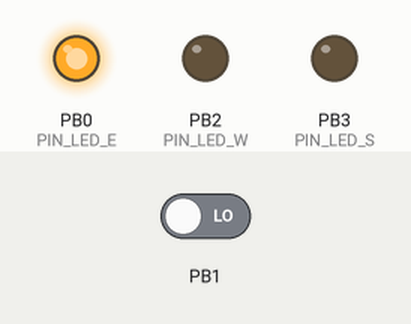
The program below on a simulated ATtiny13, built with avr-gcc and emulated at 1.2 MHz. Shown: output pins drawn as LEDs (lit = HIGH). The inputs (shaded band) are chosen by the test bench; at power-on: PB1 LOW. Sleep ends after the set time or at an interrupt.

Above: at 0.24 s.
At 0.72 s:
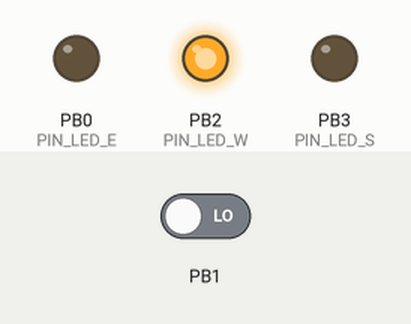
At 1.3 s:
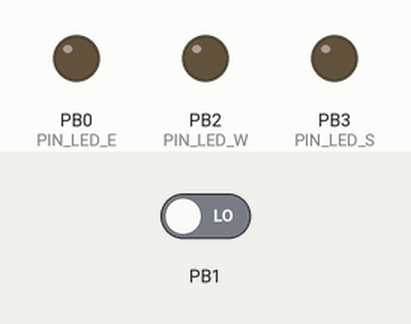
Timing chart, 0 to 2.8 s (numbered marks = the images above):
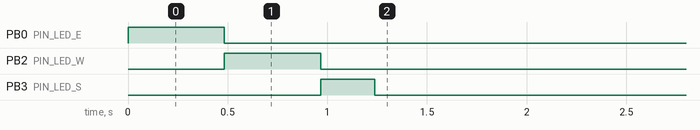

Measured:
- by itself, PB0 (PIN_LED_E): LOW → HIGH at 0.00 s, → LOW 0.48 s later
- by itself, PB2 (PIN_LED_W): LOW → HIGH at 0.48 s, → LOW 0.48 s later
- by itself, PB3 (PIN_LED_S): LOW → HIGH at 0.97 s, → LOW 0.27 s later

The program:

main.c
```c
/*
 * Zeepdispenser.c
 *
 * Created: 18/12/2019 01:50:09
 * Author : Jordy
 */

#define F_CPU 1200000UL

#include <avr/io.h>
#include <avr/interrupt.h>
#include <avr/sleep.h>


// Fuses: Low = 0x6A, High = 0xFF

//#define PIN_BUTTON  PB3
#define PIN_LED_E   PB0
#define PIN_LED_W   PB2
#define PIN_LED_S   PB3

// Teller variabele
volatile unsigned long ulMil = 0;

void doSleep()
{
	// Interrupt aanzetten (knopje onder de beugel die de MCU wekt)
	GIMSK |= (1 << INT0);
	// Sleep mode instellen op 'Power down'
	MCUCR |= (1 << SM1);

	// Slaapfunctie aanzetten in MCUCR (Een slaapliedje zingen :P)
	sleep_enable();

	// Welterusten!
	sleep_cpu();
	//////////////////////////////////////////////////////////////////////////
	// CPU gaat hier verder als deze ontwaakt. Goeiemorgen!

	// Interrupt uitzetten
	GIMSK &= ~(1 << INT0);
	// Slaapfunctie uitzetten
	sleep_disable();
}

int main(void)
{
	// Variabelen declareren
	unsigned int uiStap = 0;
	unsigned long ulTimer = 0;

	// Enable LED Outputs
	DDRB |= (1 << PIN_LED_E) | (1 << PIN_LED_W) | (1 << PIN_LED_S);
	// Timer in CTC mode zetten
	TCCR0A |= (1 << WGM01);
	// Clock prescaler van CLKio/8 instellen
	TCCR0B |= (1 << CS01);

	// Interrupt van 1KHz (1000Hz) --> OCR = (CLKio / (2*prescaler*Focr)) - 1 --> OCR = 74
	// CLKio = 1,2 MHz (1200000 Hz), prescaler = 8, Focr = 1000
	// Maar, uitkomst * 2 (want we willen geen waveform genereren) --> OCR = 148
	//
	OCR0A = 144;

	// Timer compare interrupt aanzetten om de 1KHz interrupt te starten
	TIMSK0 |= (1 << OCIE0A);

	// Alle (ingestelde) interrupts inschakelen
	sei();

	// CPU laten slapen
	doSleep();


	while(1)
	{

		// Stap bijhouden

		switch(uiStap)
		{
			// LED E aan
			case 0: // E
				PORTB |= (1 << PIN_LED_E);
				ulTimer = ulMil + 500;
				uiStap++;
				break;

			// Wachten op de timer
			case 1:
				if(ulMil >= ulTimer) uiStap++;
				break;

			// LED E uit, W aan
			case 2: // W
				PORTB &= ~(1 << PIN_LED_E);
				PORTB |= (1 << PIN_LED_W);
				ulTimer = ulMil + 500;
				uiStap++;
				break;

			// Wachten op de timer
			case 3:
				if(ulMil >= ulTimer) uiStap++;
				break;

			// W uit, S aan
			case 4: // S
				PORTB &= ~(1 << PIN_LED_W);
				PORTB |= (1 << PIN_LED_S);
				ulTimer = ulMil + 500;
				uiStap++;
				break;

			// Wachten op de timer
			case 5:
				if(ulMil >= ulTimer) uiStap++;
				break;

			 // LEDs uit en wachten tot de beugel niet meer is bediend
			case 6:
				PORTB = 0;
				// Als de beugel niet meer bediend is
				if((PINB >> PB1) & 0x01) uiStap++;
				break;

			// MCU laten slapen
			case 7:
				doSleep();

				uiStap = 0;
				break;

			default:
				PORTB = 0;
				break;
		}

	}
	return 0;
}

// Teller om een vertragingssignaal te genereren.
// Hiermee kan elk lampje een bepaalde tijdsduur aangezet worden.
ISR(TIM0_COMPA_vect)
{
	ulMil++;
}

// Getriggerd op een laag niveau op PB1
ISR(INT0_vect)
{
	// Als deze getriggerd wordt, dan de microcontroller ontwaken
	// Dit gebeurt vanzelf, dus hier hoeft niets gedaan te worden.
}
```
